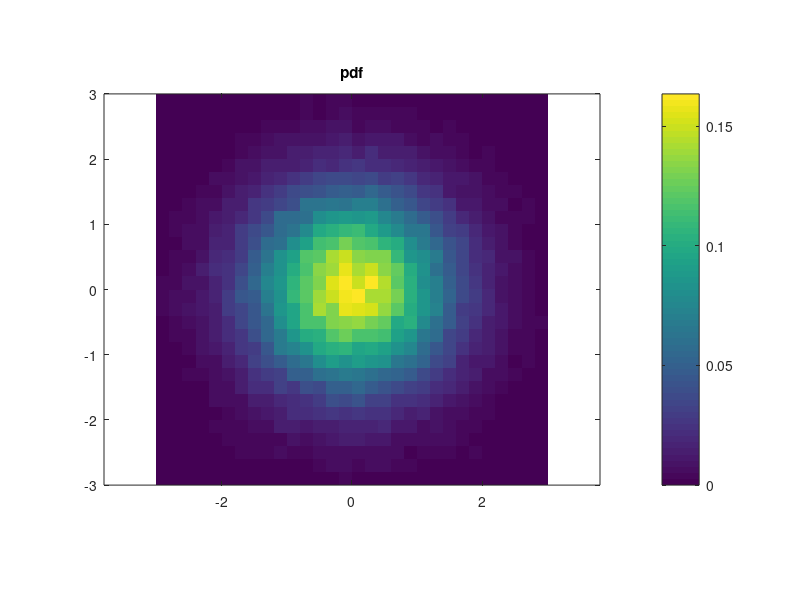
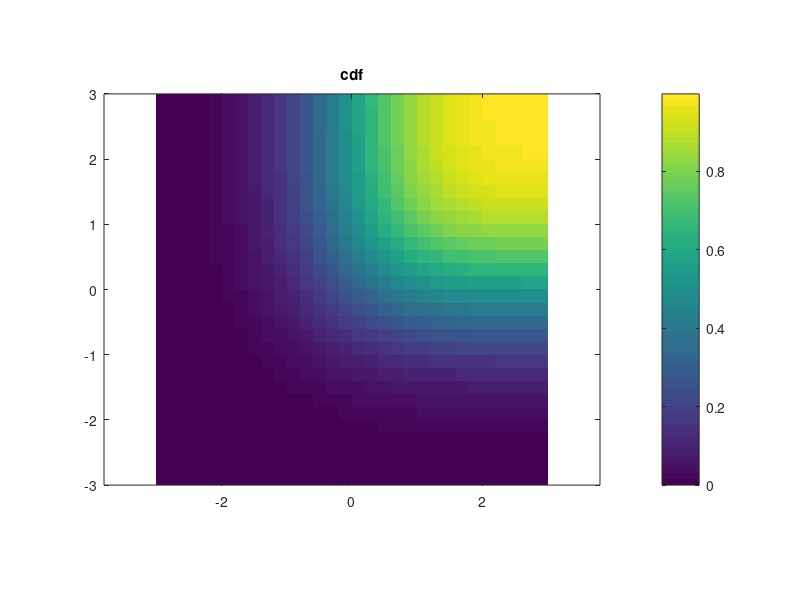

Here is the MATLAB script that generated these plots, in order:
%// Data (example):
X = randn(1,1e5); %// random variables.
Y = randn(1,1e5);

x_axis = -3:.2:3; %// Define edges of bins for x axis. Column vector
y_axis = -3:.2:3; %// Same for y axis

%// Compute corners of 2D-bins:
[x_mesh_upper,y_mesh_upper] = meshgrid(x_axis(2:end),y_axis(2:end));
[x_mesh_lower,y_mesh_lower] = meshgrid(x_axis(1:end-1),y_axis(1:end-1));

%// Compute centers of 1D-bins:
x_centers = (x_axis(2:end)+x_axis(1:end-1))/2;
y_centers = (y_axis(2:end)+y_axis(1:end-1))/2;

%// Compute pdf:
pdf = mean( bsxfun(@le, X(:), x_mesh_upper(:).') ...
    & bsxfun(@gt, X(:), x_mesh_lower(:).') ...
    & bsxfun(@le, Y(:), y_mesh_upper(:).') ...
    & bsxfun(@gt, Y(:), y_mesh_lower(:).') );
pdf = reshape(pdf,length(x_axis)-1,length(y_axis)-1); %// pdf values at the
%// grid points defined by x_centers, y_centers
pdf = pdf ./ (y_mesh_upper-y_mesh_lower) ./ (x_mesh_upper-x_mesh_lower);
%// normalize pdf to unit integral

%// Compute cdf:
cdf = mean( bsxfun(@le, X(:), x_mesh_upper(:).') ...
    & bsxfun(@le, Y(:), y_mesh_upper(:).') );
cdf = reshape(cdf,length(x_axis)-1,length(y_axis)-1);

%// Plot pdf
figure
imagesc(x_centers,y_centers,pdf)
axis xy
axis equal
colorbar
title 'pdf'

%// Plot cdf
figure
imagesc(x_centers,y_centers,cdf)
axis xy
axis equal
colorbar
title 'cdf'